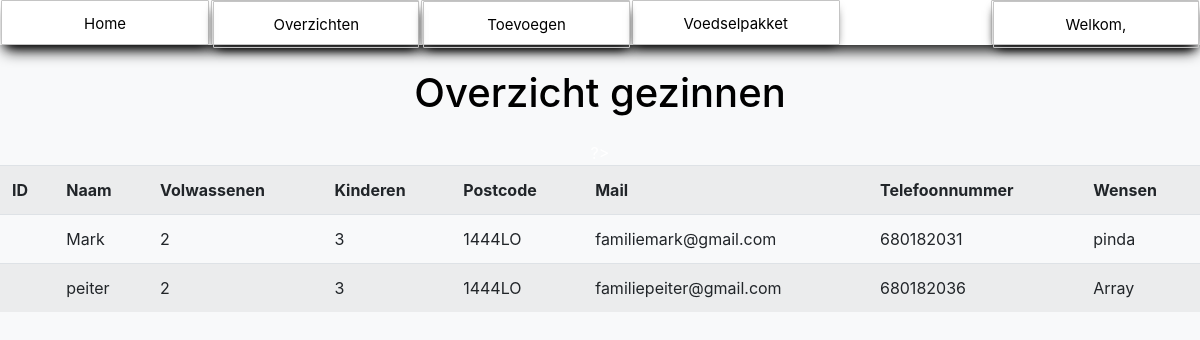
Screenshot of /overzichtgezinnen.php (signed in) with the database file from the repository.
### tables this page shows
CREATE TABLE `gezinnen` (
  `id` int(11) NOT NULL,
  `naam` varchar(200) NOT NULL,
  `volwassenen` int(11) NOT NULL,
  `kinderen` int(11) NOT NULL,
  `postcode` varchar(25) NOT NULL,
  `mail` varchar(255) NOT NULL,
  `telefoonnummer` int(11) NOT NULL,
  `wensen` varchar(255) NOT NULL
);

### overzichtgezinnen.php (the view, shortened to what this page needs)
<!DOCTYPE html>
<html lang="en">
<head>
    <link href="https://stackpath.bootstrapcdn.com/bootstrap/4.5.0/css/bootstrap.min.css" rel="stylesheet">
</head>
<body class="bg-light">
    <?php
        include "navigation.php";
        if (isset($_SESSION['loggedin']) && $_SESSION['loggedin'] == true) {
    ?>
    <br>
    <CENTER><h1 style="color: black;">Overzicht gezinnen</h1>
    <div class="table-responsive mt-4">
        <table class="table table-striped">
        <tr>
            <th>ID</th>
            <th>Naam</th>
            <th>Volwassenen</th>
            <th>Kinderen</th>
            <th>Postcode</th>
            <th>Mail</th>
            <th>Telefoonnummer</th>
            <th>Wensen</th>
        </tr>
        </div>
        </CENTER>
        <?php
        include 'config.php';
        try {
            $sql = "SELECT * FROM gezinnen";
            $stmt = $conn->prepare($sql);
            $stmt->execute();
            $gezinnen = $stmt->fetchAll();
            foreach ($gezinnen as $gezin) {
                echo "<tr>";
                echo "<td>" . $gezin['accountid'] . "</td>";
                echo "<td>" . $gezin['naam'] . "</td>";
                echo "<td>" . $gezin['volwassenen'] . "</td>";
                echo "<td>" . $gezin['kinderen'] . "</td>";
                echo "<td>" . $gezin['postcode'] . "</td>";
                echo "<td>" . $gezin['mail'] . "</td>";
                echo "<td>" . $gezin['telefoonnummer'] . "</td>";
                echo "<td>" . $gezin['wensen'] . "</td>";
                echo "</tr>";
            }
        } catch (PDOException $e) {
            echo "<div class='alert alert-danger'>" . $e->getMessage() . "</div>";
        }
    ?>
</body>
</html>
  <?php
  }
  else {
    header("Location: index.php");
  }
  ?>

### navigation.css (style rules this page uses)
body { color: white; padding: 0; margin: 0; }

### rows the page displays
gezinnen: naam "Mark", volwassenen "2", kinderen "3", postcode "1444LO", mail "familiemark@gmail.com", telefoonnummer "680182031", wensen "pinda"
gezinnen: naam "peiter", volwassenen "2", kinderen "3", postcode "1444LO", mail "familiepeiter@gmail.com", telefoonnummer "680182036", wensen "Array"
